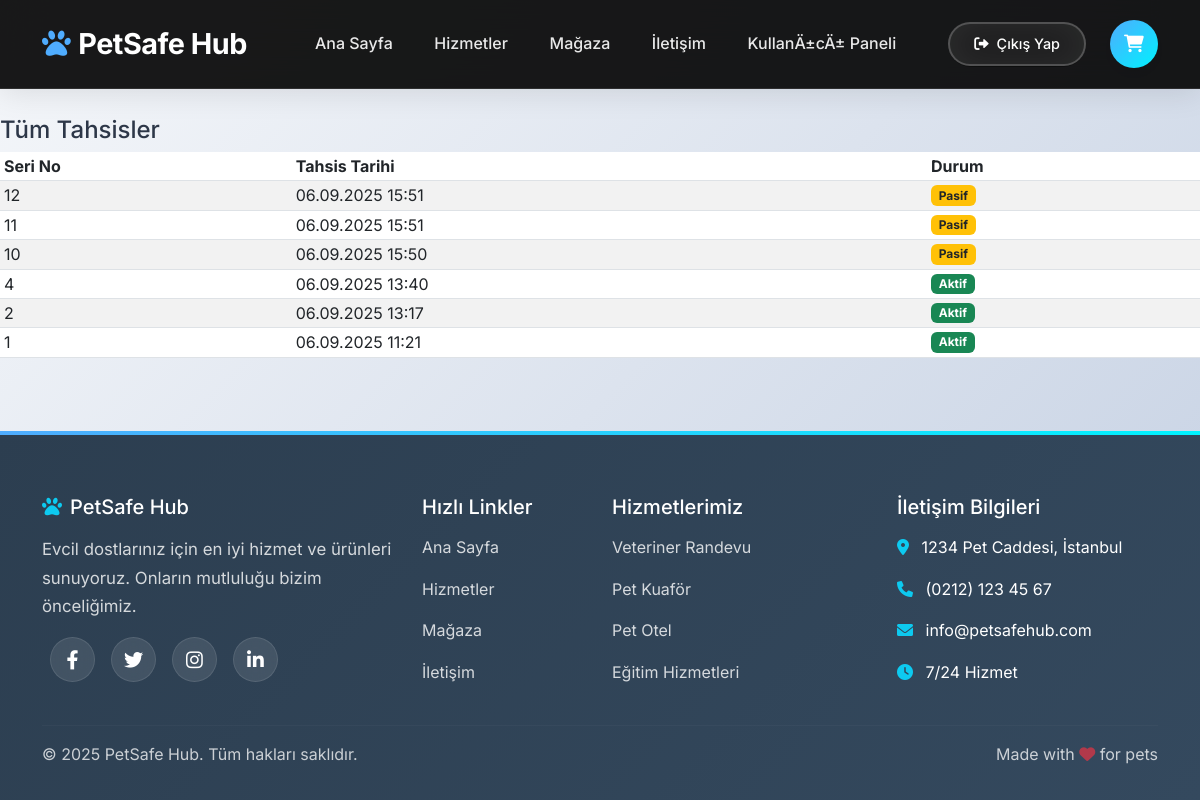
Before: /veteriner/tahsisler/ (signed in) with the older database file.
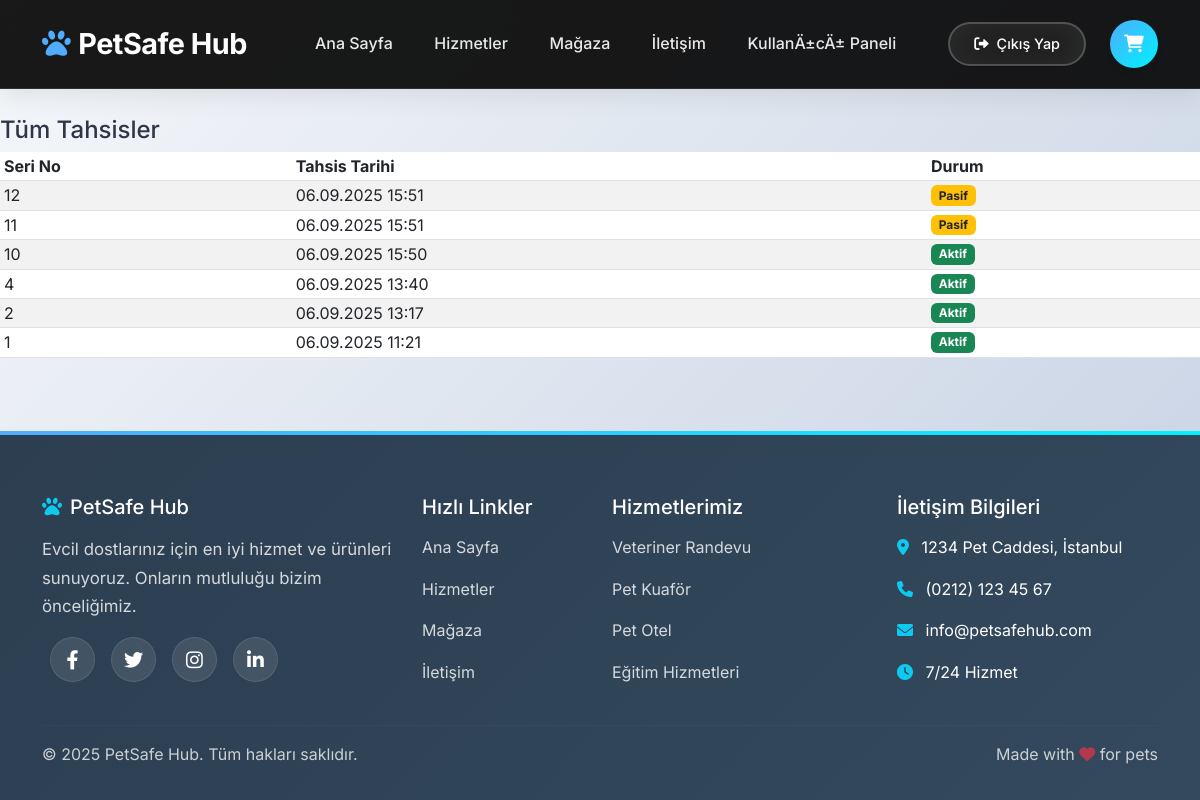
After: the same page with the newer database file.
### anahtarlik/models.py (models this page shows, shortened)
class Etiket(models.Model):
    etiket_id = models.UUIDField(default=uuid.uuid4, editable=False, unique=True)
    seri_numarasi = models.CharField(max_length=50, unique=True)
    evcil_hayvan = models.OneToOneField('EvcilHayvan', on_delete=models.CASCADE, null=True, blank=True)
    qr_kod_url = models.URLField(blank=True)
    aktif = models.BooleanField(default=False)
    olusturulma_tarihi = models.DateTimeField(auto_now_add=True)
    kilitli = models.BooleanField(default=False)
    kanal = models.CharField(max_length=10, choices=KANAL_SECENEKLERI)
    satici_veteriner = models.ForeignKey(
        'veteriner.Veteriner', null=True, blank=True, on_delete=models.SET_NULL, related_name='sattigi_etiketler'
    )
    satici_petshop = models.ForeignKey(
        'petshop.Petshop', null=True, blank=True, on_delete=models.SET_NULL, related_name='sattigi_etiketler'
    )
    tahsis_tarihi = models.DateTimeField(null=True, blank=True)
    first_activated_at = models.DateTimeField(null=True, blank=True)
    aktiflestiren = models.ForeignKey(
        settings.AUTH_USER_MODEL, null=True, blank=True, on_delete=models.SET_NULL, related_name='aktiflestirdigi_etiketler'
    )
    aktiflestirme_tarihi = models.DateTimeField(null=True, blank=True)
    aktivasyon_sayisi = models.PositiveIntegerField(default=0)
    class Meta:
        constraints = [
            models.CheckConstraint(
                name='etiket_vet_icin_veteriner_zorunlu',
                check=(models.Q(kanal__isnull=True) | ~models.Q(kanal=KANAL_VET) | models.Q(satici_veteriner__isnull=False))
            ),
            models.CheckConstraint(
                name='etiket_shop_icin_petshop_zorunlu',
                check=(models.Q(kanal__isnull=True) | ~models.Q(kanal=KANAL_SHOP) | models.Q(satici_petshop__isnull=False))
            ),
            models.CheckConstraint(
                name='etiket_online_icin_partner_bos',
                check=(
                    models.Q(kanal__isnull=True)
                    | ~models.Q(kanal=KANAL_ONLINE)
                    | (models.Q(satici_veteriner__isnull=True) & models.Q(satici_petshop__isnull=True))
                )
            ),
        ]

### veteriner/views.py (the view)
# urls.py: path("tahsisler/", views.tahsis_listesi, name="tahsis_listesi"),
@login_required
def tahsis_listesi(request):
    vet = getattr(request.user, 'veteriner_profili', None)
    if vet is None or not vet.il or not vet.adres_detay:
        return redirect("veteriner:veteriner_profil_tamamla")
    qs = Etiket.objects.filter(satici_veteriner=vet, kanal=KANAL_VET).order_by("-tahsis_tarihi", "-olusturulma_tarihi")
    page_obj = Paginator(qs, 25).get_page(request.GET.get("page"))
    return render(request, "veteriner/liste_tahsis.html", {"page_obj": page_obj})

### courseapp/context_processors.py (called while the page is built, shortened)
def user_panel_target(request):
    try:
        user = request.user
        if not user.is_authenticated:
            return { 'user_panel_url': reverse('user_login') }
        vet = getattr(user, 'veteriner_profili', None)
        if vet is not None:
            if not vet.il or not vet.adres_detay:
                return { 'user_panel_url': reverse('veteriner:veteriner_profil_tamamla') }
            return { 'user_panel_url': reverse('veteriner:veteriner_paneli') }
    except Exception:
        try:
            return { 'user_panel_url': reverse('kullanici_paneli') }
        except Exception:
            return { 'user_panel_url': reverse('user_login') }

def sepet_ozeti(request):
    sepet = request.session.get('sepet', {})
    if isinstance(sepet, list):  # Eski liste ise dict'e çevir (hata önle)
        new_sepet = {}
        for pk in sepet:
            new_sepet[str(pk)] = new_sepet.get(str(pk), 0) + 1
        request.session['sepet'] = new_sepet
        sepet = new_sepet
    sepet_items = []
    toplam = 0
    adet = 0
    return {
        'sepet_items': sepet_items,
        'sepet_toplam': toplam,
        'sepet_adet': adet,
    }

### veteriner/templates/veteriner/liste_tahsis.html (shortened to what this page needs)
{% extends "ana.html" %}
{% block content %}
<h4>Tüm Tahsisler</h4>
<table class="table table-striped table-sm">
  <thead><tr><th>Seri No</th><th>Tahsis Tarihi</th><th>Durum</th></tr></thead>
  <tbody>
  {% for e in page_obj %}
    <tr>
      <td>{{ e.seri_numarasi }}</td>
      <td>{{ e.tahsis_tarihi|date:"d.m.Y H:i" }}</td>
      <td>{% if e.aktif %}<span class="badge bg-success">Aktif</span>{% else %}
          <span class="badge bg-warning text-dark">Pasif</span>{% endif %}</td>
    </tr>
  {% empty %}
    <tr><td colspan="3" class="text-muted">Kayıt yok.</td></tr>
  {% endfor %}
  </tbody>
</table>
{% endblock %}

Changed rows visible on the page:
changed Etiket (number 3 of 6 on the later page): aktif "Pasif" → "Aktif"
